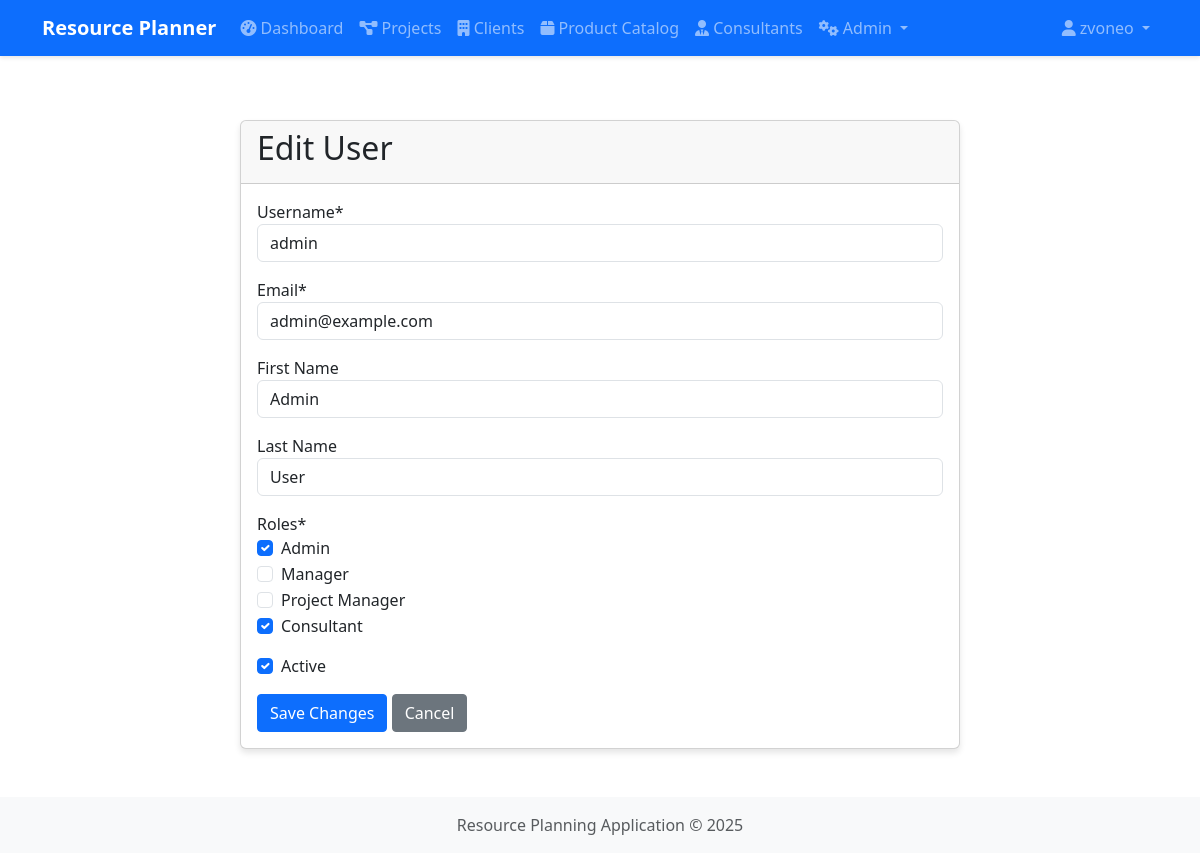
The app's page /admin/users/edit/1 (signed in) with its own data.
### app/models.py (models this page shows, shortened)
class User(db.Model, UserMixin):
    __tablename__ = 'users'
    id = db.Column(db.Integer, primary_key=True)
    username = db.Column(db.String(80), unique=True, nullable=False)
    email = db.Column(db.String(120), unique=True, nullable=False)
    password_hash = db.Column(db.String(128))
    first_name = db.Column(db.String(50))
    last_name = db.Column(db.String(50))
    created_at = db.Column(db.DateTime, default=datetime.utcnow)
    is_active = db.Column(db.Boolean, default=True)
    updated_at = db.Column(db.DateTime, default=datetime.utcnow, onupdate=datetime.utcnow)
    consultants = db.relationship('Consultant', backref='user', lazy=True)
    roles = db.relationship('Role', secondary='user_roles', backref=db.backref('users', lazy=True))

class Role(db.Model):
    __tablename__ = 'roles'
    id = db.Column(db.Integer, primary_key=True)
    name = db.Column(db.String(20), unique=True, nullable=False)
    description = db.Column(db.String(100))

### app/routes/admin.py (the view, shortened to what this page needs)
@admin_bp.route('/users/edit/<int:user_id>', methods=['GET', 'POST'])
@admin_bp.route('/users/create', methods=['GET', 'POST'])
@login_required
@admin_required
def manage_user(user_id=None):
    user = User.query.get_or_404(user_id) if user_id else None
    roles = Role.query.all()
    return render_template('admin/user_form.html', user=user, roles=roles)

### app/routes/admin.py (called while the page is built)
def admin_required(f):
    @wraps(f)
    def decorated_function(*args, **kwargs):
        if not current_user.is_authenticated or not (user_has_role(current_user, 'Admin') or current_user.username == 'admin'):
            flash('You do not have permission to access this page.', 'danger')
            return redirect(url_for('main.index'))
        return f(*args, **kwargs)
    return decorated_function

### app/utils.py (called while the page is built, shortened)
def user_has_role(user, role_name):
    if not user or not user.is_authenticated:
        return False
    try:
        role = Role.query.filter_by(name=role_name).first()
        if role and role in user.roles:
            return True
    except SQLAlchemyError as e:
        current_app.logger.error(f"Error checking role {role_name} for user {user.username}: {str(e)}")
        if role_name == 'Admin' and user.username == 'admin':
            return True
    return False

### app/templates/admin/user_form.html (shortened to what this page needs)
{% extends "base.html" %}
{% block content %}
<div class="container mt-4">
    <div class="row">
        <div class="col-md-8 offset-md-2">
            <div class="card">
                <div class="card-header">
                    <h2>{{ 'Edit' if user else 'Add' }} User</h2>
                </div>
                <div class="card-body">
                    <form method="POST" action="{{ url_for('admin.manage_user', user_id=user.id) if user else url_for('admin.manage_user') }}">
                        <div class="form-group mb-3">
                            <label for="username">Username*</label>
                            <input type="text" class="form-control" id="username" name="username" value="{{ user.username if user else '' }}" required>
                        </div>
                        <div class="form-group mb-3">
                            <label for="email">Email*</label>
                            <input type="email" class="form-control" id="email" name="email" value="{{ user.email if user else '' }}" required>
                        </div>
                        <div class="form-group mb-3">
                            <label for="first_name">First Name</label>
                            <input type="text" class="form-control" id="first_name" name="first_name" value="{{ user.first_name if user else '' }}">
                        </div>
                        <div class="form-group mb-3">
                            <label for="last_name">Last Name</label>
                            <input type="text" class="form-control" id="last_name" name="last_name" value="{{ user.last_name if user else '' }}">
                        </div>
                        <div class="form-group mb-3">
                            <label>Roles*</label>
                            {% for role in roles %}
                            <div class="form-check">
                                <input class="form-check-input" type="checkbox" name="roles[]" value="{{ role.name }}" id="role_{{ role.id }}"
                                    {{ 'checked' if user and role in user.roles else '' }}>
                                <label class="form-check-label" for="role_{{ role.id }}">
                                    {{ role.name }}
                                </label>
                            </div>
                            {% endfor %}
                        </div>
                        {% if user %}
                        <div class="form-group mb-3">
                            <div class="form-check">
                                <input class="form-check-input" type="checkbox" name="is_active" id="is_active" {{ 'checked' if user.is_active else '' }}>
                                <label class="form-check-label" for="is_active">Active</label>
                            </div>
                        </div>
                        {% endif %}
                        <div class="form-group">
                            <button type="submit" class="btn btn-primary">{{ 'Save Changes' if user else 'Create User' }}</button>
                            <a href="{{ url_for('admin.users') }}" class="btn btn-secondary">Cancel</a>
                        </div>
                    </form>
                </div>
            </div>
        </div>
    </div>
</div>
{% endblock %}

### app/templates/base.html (shortened to what this page needs)
<!DOCTYPE html>
<html lang="en">
<head>
    <link href="https://cdn.jsdelivr.net/npm/bootstrap@5.3.0-alpha1/dist/css/bootstrap.min.css" rel="stylesheet">
    <link rel="stylesheet" href="https://cdnjs.cloudflare.com/ajax/libs/font-awesome/6.0.0/css/all.min.css">
    <link rel="stylesheet" href="{{ url_for('static', filename='css/style.css') }}">
</head>
<body>
    <nav class="navbar navbar-expand-lg navbar-dark bg-primary">
        <div class="container">
            <a class="navbar-brand" href="{{ url_for('index') }}">Resource Planner</a>
            <div class="collapse navbar-collapse" id="navbarNav">
                {% if current_user.is_authenticated %}
                <ul class="navbar-nav me-auto">
                    <li class="nav-item">
                        <a class="nav-link" href="{{ url_for('admin.dashboard') }}">
                            <i class="fas fa-tachometer-alt"></i> Dashboard
                        </a>
                    </li>
                    <li class="nav-item">
                        <a class="nav-link" href="{{ url_for('projects.list_projects') }}">
                            <i class="fas fa-project-diagram"></i> Projects
                        </a>
                    </li>
                    <li class="nav-item">
                        <a class="nav-link" href="{{ url_for('clients.list_clients') }}">
                            <i class="fas fa-building"></i> Clients
                        </a>
                    </li>
                    <li class="nav-item">
                        <a class="nav-link" href="{{ url_for('catalog.list_products') }}">
                            <i class="fas fa-box"></i> Product Catalog
                        </a>
                    </li>
                    <li class="nav-item">
                        <a class="nav-link" href="{{ url_for('consultants.list_consultants') }}">
                            <i class="fas fa-user-tie"></i> Consultants
                        </a>
                    </li>
                    {% if 'Admin' in current_user.roles|map(attribute='name') or 'Manager' in current_user.roles|map(attribute='name') %}
                    <li class="nav-item dropdown">
                        <a class="nav-link dropdown-toggle" href="#" id="adminDropdown" role="button" data-bs-toggle="dropdown" aria-expanded="false">
                            <i class="fas fa-cogs"></i> Admin
                        </a>
                    </li>
                    {% endif %}
                </ul>
                <ul class="navbar-nav">
                    <li class="nav-item dropdown">
                        <a class="nav-link dropdown-toggle" href="#" id="userDropdown" role="button" data-bs-toggle="dropdown" aria-expanded="false">
                            <i class="fas fa-user"></i> {{ current_user.username }}
                        </a>
                    </li>
                </ul>
                {% endif %}
            </div>
        </div>
    </nav>
    <div class="container mt-4">
        {% block content %}{% endblock %}
    </div>
    <footer class="footer mt-5 py-3 bg-light">
        <div class="container text-center">
            <span class="text-muted">Resource Planning Application &copy; {{ now.year }}</span>
        </div>
    </footer>
</body>
</html>

### app/static/css/style.css (style rules this page uses)
body { min-height: 100vh; display: flex; flex-direction: column; }
.footer { margin-top: auto; }
.card { transition: transform 0.3s ease; box-shadow: 0 4px 6px rgba(0, 0, 0, 0.1); }
.btn { border-radius: 0.25rem; }
.navbar { box-shadow: 0 2px 4px rgba(0, 0, 0, 0.1); }
.navbar-brand { font-weight: bold; }

### records on screen
User: username "zvoneo"
User: username "admin", email "admin@example.com", first_name "Admin", last_name "User"
Role: name "Admin"
Role: name "Manager"
Role: name "Project Manager"
Role: name "Consultant"

### other values on screen
{{ 'Edit' if user else 'Add' }} "Edit"
{{ 'Save Changes' if user else 'Create User' }} "Save Changes"
